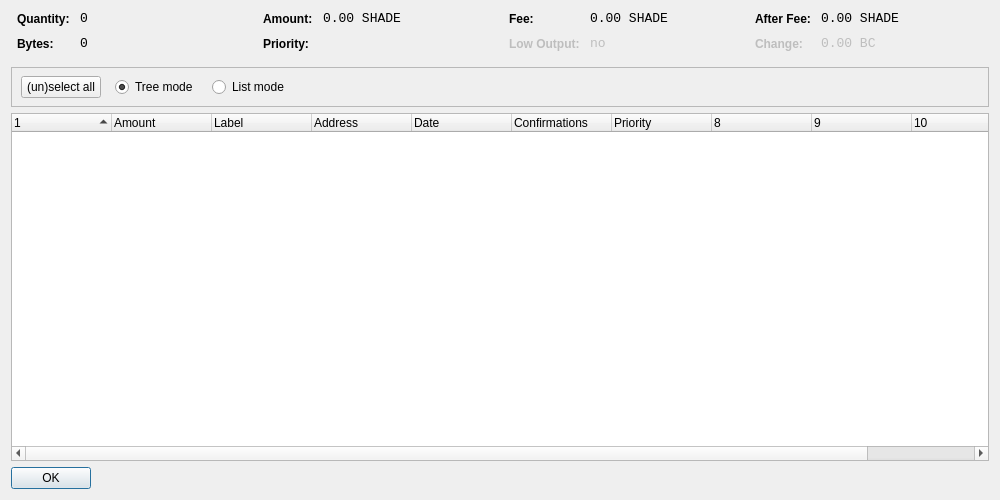
<?xml version="1.0" encoding="UTF-8"?>
<ui version="4.0">
 <class>CoinControlDialog</class>
 <widget class="QDialog" name="CoinControlDialog">
  <property name="geometry">
   <rect>
    <x>0</x>
    <y>0</y>
    <width>1000</width>
    <height>500</height>
   </rect>
  </property>
  <property name="windowTitle">
   <string>Coin Control</string>
  </property>
  <layout class="QVBoxLayout" name="verticalLayout">
   <item>
    <layout class="QHBoxLayout" name="horizontalLayoutTop" stretch="0,0,0,0">
     <property name="topMargin">
      <number>0</number>
     </property>
     <property name="bottomMargin">
      <number>10</number>
     </property>
     <item>
      <layout class="QFormLayout" name="formLayoutCoinControl1">
       <property name="horizontalSpacing">
        <number>10</number>
       </property>
       <property name="verticalSpacing">
        <number>10</number>
       </property>
       <property name="leftMargin">
        <number>6</number>
       </property>
       <property name="rightMargin">
        <number>6</number>
       </property>
       <item row="0" column="0">
        <widget class="QLabel" name="labelCoinControlQuantityText">
         <property name="styleSheet">
          <string notr="true">font-weight:bold;</string>
         </property>
         <property name="text">
          <string>Quantity:</string>
         </property>
        </widget>
       </item>
       <item row="0" column="1">
        <widget class="QLabel" name="labelCoinControlQuantity">
         <property name="font">
          <font>
           <family>Monospace</family>
           <pointsize>10</pointsize>
          </font>
         </property>
         <property name="cursor">
          <cursorShape>IBeamCursor</cursorShape>
         </property>
         <property name="contextMenuPolicy">
          <enum>Qt::ActionsContextMenu</enum>
         </property>
         <property name="text">
          <string notr="true">0</string>
         </property>
         <property name="textInteractionFlags">
          <set>Qt::LinksAccessibleByMouse|Qt::TextSelectableByKeyboard|Qt::TextSelectableByMouse</set>
         </property>
        </widget>
       </item>
       <item row="1" column="0">
        <widget class="QLabel" name="labelCoinControlBytesText">
         <property name="styleSheet">
          <string notr="true">font-weight:bold;</string>
         </property>
         <property name="text">
          <string>Bytes:</string>
         </property>
        </widget>
       </item>
       <item row="1" column="1">
        <widget class="QLabel" name="labelCoinControlBytes">
         <property name="font">
          <font>
           <family>Monospace</family>
           <pointsize>10</pointsize>
          </font>
         </property>
         <property name="cursor">
          <cursorShape>IBeamCursor</cursorShape>
         </property>
         <property name="contextMenuPolicy">
          <enum>Qt::ActionsContextMenu</enum>
         </property>
         <property name="text">
          <string notr="true">0</string>
         </property>
         <property name="textInteractionFlags">
          <set>Qt::LinksAccessibleByMouse|Qt::TextSelectableByKeyboard|Qt::TextSelectableByMouse</set>
         </property>
        </widget>
       </item>
      </layout>
     </item>
     <item>
      <layout class="QFormLayout" name="formLayoutCoinControl2">
       <property name="horizontalSpacing">
        <number>10</number>
       </property>
       <property name="verticalSpacing">
        <number>10</number>
       </property>
       <property name="leftMargin">
        <number>6</number>
       </property>
       <property name="rightMargin">
        <number>6</number>
       </property>
       <item row="0" column="0">
        <widget class="QLabel" name="labelCoinControlAmountText">
         <property name="styleSheet">
          <string notr="true">font-weight:bold;</string>
         </property>
         <property name="text">
          <string>Amount:</string>
         </property>
        </widget>
       </item>
       <item row="0" column="1">
        <widget class="QLabel" name="labelCoinControlAmount">
         <property name="font">
          <font>
           <family>Monospace</family>
           <pointsize>10</pointsize>
          </font>
         </property>
         <property name="cursor">
          <cursorShape>IBeamCursor</cursorShape>
         </property>
         <property name="contextMenuPolicy">
          <enum>Qt::ActionsContextMenu</enum>
         </property>
         <property name="text">
          <string notr="true">0.00 SHADE</string>
         </property>
         <property name="textInteractionFlags">
          <set>Qt::LinksAccessibleByMouse|Qt::TextSelectableByKeyboard|Qt::TextSelectableByMouse</set>
         </property>
        </widget>
       </item>
       <item row="1" column="0">
        <widget class="QLabel" name="labelCoinControlPriorityText">
         <property name="styleSheet">
          <string notr="true">font-weight:bold;</string>
         </property>
         <property name="text">
          <string>Priority:</string>
         </property>
        </widget>
       </item>
       <item row="1" column="1">
        <widget class="QLabel" name="labelCoinControlPriority">
         <property name="font">
          <font>
           <family>Monospace</family>
           <pointsize>10</pointsize>
          </font>
         </property>
         <property name="cursor">
          <cursorShape>IBeamCursor</cursorShape>
         </property>
         <property name="contextMenuPolicy">
          <enum>Qt::ActionsContextMenu</enum>
         </property>
         <property name="text">
          <string/>
         </property>
         <property name="textInteractionFlags">
          <set>Qt::LinksAccessibleByMouse|Qt::TextSelectableByKeyboard|Qt::TextSelectableByMouse</set>
         </property>
        </widget>
       </item>
      </layout>
     </item>
     <item>
      <layout class="QFormLayout" name="formLayoutCoinControl3">
       <property name="horizontalSpacing">
        <number>10</number>
       </property>
       <property name="verticalSpacing">
        <number>10</number>
       </property>
       <property name="leftMargin">
        <number>6</number>
       </property>
       <property name="rightMargin">
        <number>6</number>
       </property>
       <item row="0" column="0">
        <widget class="QLabel" name="labelCoinControlFeeText">
         <property name="styleSheet">
          <string notr="true">font-weight:bold;</string>
         </property>
         <property name="text">
          <string>Fee:</string>
         </property>
        </widget>
       </item>
       <item row="0" column="1">
        <widget class="QLabel" name="labelCoinControlFee">
         <property name="font">
          <font>
           <family>Monospace</family>
           <pointsize>10</pointsize>
          </font>
         </property>
         <property name="cursor">
          <cursorShape>IBeamCursor</cursorShape>
         </property>
         <property name="contextMenuPolicy">
          <enum>Qt::ActionsContextMenu</enum>
         </property>
         <property name="text">
          <string notr="true">0.00 SHADE</string>
         </property>
         <property name="textInteractionFlags">
          <set>Qt::LinksAccessibleByMouse|Qt::TextSelectableByKeyboard|Qt::TextSelectableByMouse</set>
         </property>
        </widget>
       </item>
       <item row="1" column="0">
        <widget class="QLabel" name="labelCoinControlLowOutputText">
         <property name="enabled">
          <bool>false</bool>
         </property>
         <property name="styleSheet">
          <string notr="true">font-weight:bold;</string>
         </property>
         <property name="text">
          <string>Low Output:</string>
         </property>
        </widget>
       </item>
       <item row="1" column="1">
        <widget class="QLabel" name="labelCoinControlLowOutput">
         <property name="enabled">
          <bool>false</bool>
         </property>
         <property name="font">
          <font>
           <family>Monospace</family>
           <pointsize>10</pointsize>
          </font>
         </property>
         <property name="cursor">
          <cursorShape>IBeamCursor</cursorShape>
         </property>
         <property name="contextMenuPolicy">
          <enum>Qt::ActionsContextMenu</enum>
         </property>
         <property name="text">
          <string notr="true">no</string>
         </property>
         <property name="textInteractionFlags">
          <set>Qt::LinksAccessibleByMouse|Qt::TextSelectableByKeyboard|Qt::TextSelectableByMouse</set>
         </property>
        </widget>
       </item>
      </layout>
     </item>
     <item>
      <layout class="QFormLayout" name="formLayoutCoinControl4">
       <property name="horizontalSpacing">
        <number>10</number>
       </property>
       <property name="verticalSpacing">
        <number>10</number>
       </property>
       <property name="leftMargin">
        <number>6</number>
       </property>
       <property name="rightMargin">
        <number>6</number>
       </property>
       <item row="0" column="0">
        <widget class="QLabel" name="labelCoinControlAfterFeeText">
         <property name="styleSheet">
          <string notr="true">font-weight:bold;</string>
         </property>
         <property name="text">
          <string>After Fee:</string>
         </property>
        </widget>
       </item>
       <item row="0" column="1">
        <widget class="QLabel" name="labelCoinControlAfterFee">
         <property name="font">
          <font>
           <family>Monospace</family>
           <pointsize>10</pointsize>
          </font>
         </property>
         <property name="cursor">
          <cursorShape>IBeamCursor</cursorShape>
         </property>
         <property name="contextMenuPolicy">
          <enum>Qt::ActionsContextMenu</enum>
         </property>
         <property name="text">
          <string notr="true">0.00 SHADE</string>
         </property>
         <property name="textInteractionFlags">
          <set>Qt::LinksAccessibleByMouse|Qt::TextSelectableByKeyboard|Qt::TextSelectableByMouse</set>
         </property>
        </widget>
       </item>
       <item row="1" column="0">
        <widget class="QLabel" name="labelCoinControlChangeText">
         <property name="enabled">
          <bool>false</bool>
         </property>
         <property name="styleSheet">
          <string notr="true">font-weight:bold;</string>
         </property>
         <property name="text">
          <string>Change:</string>
         </property>
        </widget>
       </item>
       <item row="1" column="1">
        <widget class="QLabel" name="labelCoinControlChange">
         <property name="enabled">
          <bool>false</bool>
         </property>
         <property name="font">
          <font>
           <family>Monospace</family>
           <pointsize>10</pointsize>
          </font>
         </property>
         <property name="cursor">
          <cursorShape>IBeamCursor</cursorShape>
         </property>
         <property name="contextMenuPolicy">
          <enum>Qt::ActionsContextMenu</enum>
         </property>
         <property name="text">
          <string notr="true">0.00 BC</string>
         </property>
         <property name="textInteractionFlags">
          <set>Qt::LinksAccessibleByMouse|Qt::TextSelectableByKeyboard|Qt::TextSelectableByMouse</set>
         </property>
        </widget>
       </item>
      </layout>
     </item>
    </layout>
   </item>
   <item>
    <widget class="QFrame" name="frame">
     <property name="minimumSize">
      <size>
       <width>0</width>
       <height>40</height>
      </size>
     </property>
     <property name="frameShape">
      <enum>QFrame::StyledPanel</enum>
     </property>
     <property name="frameShadow">
      <enum>QFrame::Sunken</enum>
     </property>
     <widget class="QWidget" name="horizontalLayoutWidget">
      <property name="geometry">
       <rect>
        <x>10</x>
        <y>0</y>
        <width>781</width>
        <height>41</height>
       </rect>
      </property>
      <layout class="QHBoxLayout" name="horizontalLayoutPanel" stretch="0,0,0,0">
       <property name="spacing">
        <number>14</number>
       </property>
       <item>
        <widget class="QPushButton" name="pushButtonSelectAll">
         <property name="sizePolicy">
          <sizepolicy hsizetype="Maximum" vsizetype="Fixed">
           <horstretch>0</horstretch>
           <verstretch>0</verstretch>
          </sizepolicy>
         </property>
         <property name="text">
          <string>(un)select all</string>
         </property>
        </widget>
       </item>
       <item>
        <widget class="QRadioButton" name="radioTreeMode">
         <property name="sizePolicy">
          <sizepolicy hsizetype="Maximum" vsizetype="Fixed">
           <horstretch>0</horstretch>
           <verstretch>0</verstretch>
          </sizepolicy>
         </property>
         <property name="text">
          <string>Tree mode</string>
         </property>
         <property name="checked">
          <bool>true</bool>
         </property>
        </widget>
       </item>
       <item>
        <widget class="QRadioButton" name="radioListMode">
         <property name="sizePolicy">
          <sizepolicy hsizetype="Maximum" vsizetype="Fixed">
           <horstretch>0</horstretch>
           <verstretch>0</verstretch>
          </sizepolicy>
         </property>
         <property name="text">
          <string>List mode</string>
         </property>
        </widget>
       </item>
       <item>
        <spacer name="horizontalSpacer">
         <property name="orientation">
          <enum>Qt::Horizontal</enum>
         </property>
         <property name="sizeHint" stdset="0">
          <size>
           <width>40</width>
           <height>20</height>
          </size>
         </property>
        </spacer>
       </item>
      </layout>
     </widget>
    </widget>
   </item>
   <item>
    <widget class="CoinControlTreeWidget" name="treeWidget">
     <property name="contextMenuPolicy">
      <enum>Qt::CustomContextMenu</enum>
     </property>
     <property name="sortingEnabled">
      <bool>false</bool>
     </property>
     <property name="columnCount">
      <number>11</number>
     </property>
     <attribute name="headerShowSortIndicator" stdset="0">
      <bool>true</bool>
     </attribute>
     <attribute name="headerStretchLastSection">
      <bool>false</bool>
     </attribute>
     <column>
      <property name="text">
       <string/>
      </property>
     </column>
     <column>
      <property name="text">
       <string>Amount</string>
      </property>
     </column>
     <column>
      <property name="text">
       <string>Label</string>
      </property>
     </column>
     <column>
      <property name="text">
       <string>Address</string>
      </property>
     </column>
     <column>
      <property name="text">
       <string>Date</string>
      </property>
     </column>
     <column>
      <property name="text">
       <string>Confirmations</string>
      </property>
      <property name="toolTip">
       <string>Confirmed</string>
      </property>
     </column>
     <column>
      <property name="text">
       <string>Priority</string>
      </property>
     </column>
     <column>
      <property name="text">
       <string/>
      </property>
     </column>
     <column>
      <property name="text">
       <string/>
      </property>
     </column>
     <column>
      <property name="text">
       <string/>
      </property>
     </column>
     <column>
      <property name="text">
       <string/>
      </property>
     </column>
    </widget>
   </item>
   <item>
    <widget class="QDialogButtonBox" name="buttonBox">
     <property name="sizePolicy">
      <sizepolicy hsizetype="Maximum" vsizetype="Fixed">
       <horstretch>0</horstretch>
       <verstretch>0</verstretch>
      </sizepolicy>
     </property>
     <property name="orientation">
      <enum>Qt::Horizontal</enum>
     </property>
     <property name="standardButtons">
      <set>QDialogButtonBox::Ok</set>
     </property>
    </widget>
   </item>
  </layout>
 </widget>
 <customwidgets>
  <customwidget>
   <class>CoinControlTreeWidget</class>
   <extends>QTreeWidget</extends>
   <header>coincontroltreewidget.h</header>
  </customwidget>
 </customwidgets>
 <resources/>
 <connections/>
</ui>
